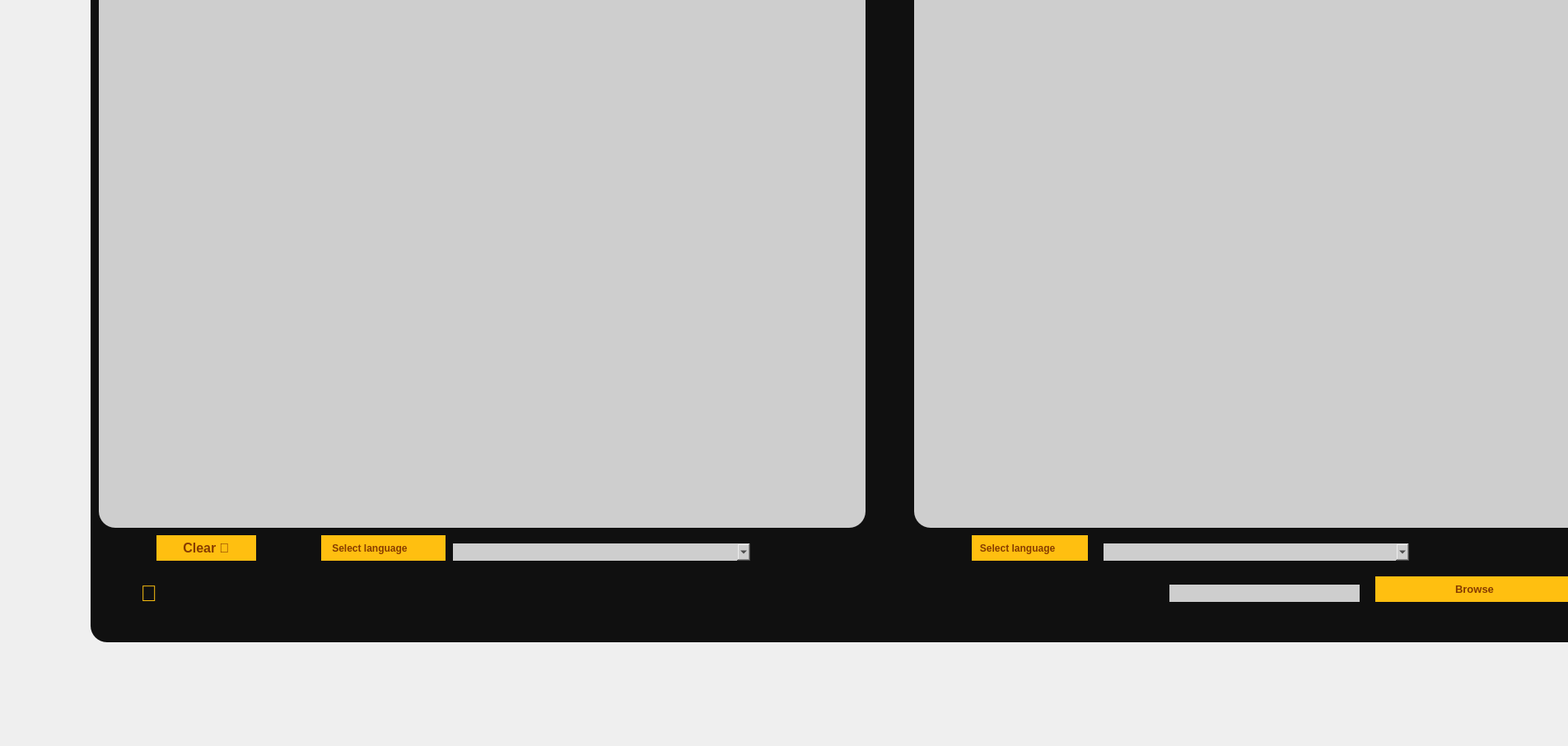
<?xml version="1.0" encoding="UTF-8"?>
<ui version="4.0">
 <class>Form</class>
 <widget class="QWidget" name="Form">
  <property name="geometry">
   <rect>
    <x>0</x>
    <y>0</y>
    <width>1904</width>
    <height>906</height>
   </rect>
  </property>
  <property name="windowTitle">
   <string>Form</string>
  </property>
  <widget class="QWidget" name="widget" native="true">
   <property name="geometry">
    <rect>
     <x>110</x>
     <y>-260</y>
     <width>1920</width>
     <height>1040</height>
    </rect>
   </property>
   <property name="styleSheet">
    <string notr="true">background-color:rgba(16,16,16,255);
border-radius:20px;
</string>
   </property>
   <widget class="QPushButton" name="pushButton_2">
    <property name="geometry">
     <rect>
      <x>410</x>
      <y>460</y>
      <width>171</width>
      <height>21</height>
     </rect>
    </property>
    <property name="font">
     <font>
      <pointsize>12</pointsize>
      <weight>75</weight>
      <bold>true</bold>
     </font>
    </property>
    <property name="styleSheet">
     <string notr="true">background-color:rgb(255,191,16);
color:rgb(135,60,0);</string>
    </property>
    <property name="text">
     <string>Clear </string>
    </property>
   </widget>
   <widget class="QPushButton" name="pushButtonb">
    <property name="geometry">
     <rect>
      <x>1560</x>
      <y>960</y>
      <width>241</width>
      <height>31</height>
     </rect>
    </property>
    <property name="font">
     <font>
      <pointsize>10</pointsize>
      <weight>75</weight>
      <bold>true</bold>
     </font>
    </property>
    <property name="styleSheet">
     <string notr="true">background-color:rgb(255,191,16);
color:rgb(135,60,0);</string>
    </property>
    <property name="text">
     <string>Browse</string>
    </property>
   </widget>
   <widget class="QLabel" name="label">
    <property name="geometry">
     <rect>
      <x>10</x>
      <y>10</y>
      <width>931</width>
      <height>891</height>
     </rect>
    </property>
    <property name="font">
     <font>
      <pointsize>15</pointsize>
      <weight>75</weight>
      <bold>true</bold>
     </font>
    </property>
    <property name="styleSheet">
     <string notr="true">background-color:rgb(206, 206, 206);
color:rgb(135,60,0);</string>
    </property>
    <property name="text">
     <string/>
    </property>
    <property name="scaledContents">
     <bool>true</bool>
    </property>
   </widget>
   <widget class="QPushButton" name="back">
    <property name="geometry">
     <rect>
      <x>50</x>
      <y>960</y>
      <width>41</width>
      <height>41</height>
     </rect>
    </property>
    <property name="font">
     <font>
      <pointsize>20</pointsize>
      <weight>75</weight>
      <bold>true</bold>
     </font>
    </property>
    <property name="styleSheet">
     <string notr="true">color:rgb(251,191,16);</string>
    </property>
    <property name="text">
     <string></string>
    </property>
   </widget>
   <widget class="QLabel" name="label_2">
    <property name="geometry">
     <rect>
      <x>1000</x>
      <y>10</y>
      <width>911</width>
      <height>891</height>
     </rect>
    </property>
    <property name="font">
     <font>
      <pointsize>15</pointsize>
      <weight>75</weight>
      <bold>true</bold>
     </font>
    </property>
    <property name="styleSheet">
     <string notr="true">background-color:rgb(206, 206, 206);
color:rgb(135,60,0);</string>
    </property>
    <property name="text">
     <string/>
    </property>
    <property name="scaledContents">
     <bool>true</bool>
    </property>
   </widget>
   <widget class="QLineEdit" name="filename">
    <property name="geometry">
     <rect>
      <x>1310</x>
      <y>970</y>
      <width>231</width>
      <height>21</height>
     </rect>
    </property>
    <property name="styleSheet">
     <string notr="true">background-color:rgb(206, 206, 206);
color:rgb(0, 0, 0);
border-radius:20px;</string>
    </property>
   </widget>
   <widget class="QComboBox" name="comboBox_2">
    <property name="geometry">
     <rect>
      <x>1230</x>
      <y>920</y>
      <width>371</width>
      <height>21</height>
     </rect>
    </property>
    <property name="styleSheet">
     <string notr="true">background-color:rgb(206, 206, 206);
color:rgb(0, 0, 0);
border-radius:20px;</string>
    </property>
   </widget>
   <widget class="QLabel" name="label_3">
    <property name="geometry">
     <rect>
      <x>280</x>
      <y>910</y>
      <width>151</width>
      <height>31</height>
     </rect>
    </property>
    <property name="font">
     <font>
      <pointsize>9</pointsize>
      <weight>75</weight>
      <bold>true</bold>
     </font>
    </property>
    <property name="styleSheet">
     <string notr="true">background-color:rgb(255,191,16);
color:rgb(135,60,0);
border-radius:20px;</string>
    </property>
    <property name="text">
     <string>    Select language</string>
    </property>
   </widget>
   <widget class="QLabel" name="label_4">
    <property name="geometry">
     <rect>
      <x>1070</x>
      <y>910</y>
      <width>141</width>
      <height>31</height>
     </rect>
    </property>
    <property name="font">
     <font>
      <pointsize>9</pointsize>
      <weight>75</weight>
      <bold>true</bold>
     </font>
    </property>
    <property name="styleSheet">
     <string notr="true">background-color:rgb(255,191,16);
color:rgb(135,60,0);
border-radius:20px;</string>
    </property>
    <property name="text">
     <string>   Select language</string>
    </property>
   </widget>
   <widget class="QComboBox" name="comboBox">
    <property name="geometry">
     <rect>
      <x>440</x>
      <y>920</y>
      <width>361</width>
      <height>21</height>
     </rect>
    </property>
    <property name="styleSheet">
     <string notr="true">background-color:rgb(206, 206, 206);
color:rgb(0, 0, 0);
border-radius:20px;</string>
    </property>
   </widget>
   <widget class="QPushButton" name="clear">
    <property name="geometry">
     <rect>
      <x>80</x>
      <y>910</y>
      <width>121</width>
      <height>31</height>
     </rect>
    </property>
    <property name="font">
     <font>
      <pointsize>12</pointsize>
      <weight>75</weight>
      <bold>true</bold>
     </font>
    </property>
    <property name="styleSheet">
     <string notr="true">background-color:rgb(255,191,16);
color:rgb(135,60,0);</string>
    </property>
    <property name="text">
     <string>Clear </string>
    </property>
   </widget>
  </widget>
 </widget>
 <resources/>
 <connections/>
</ui>
